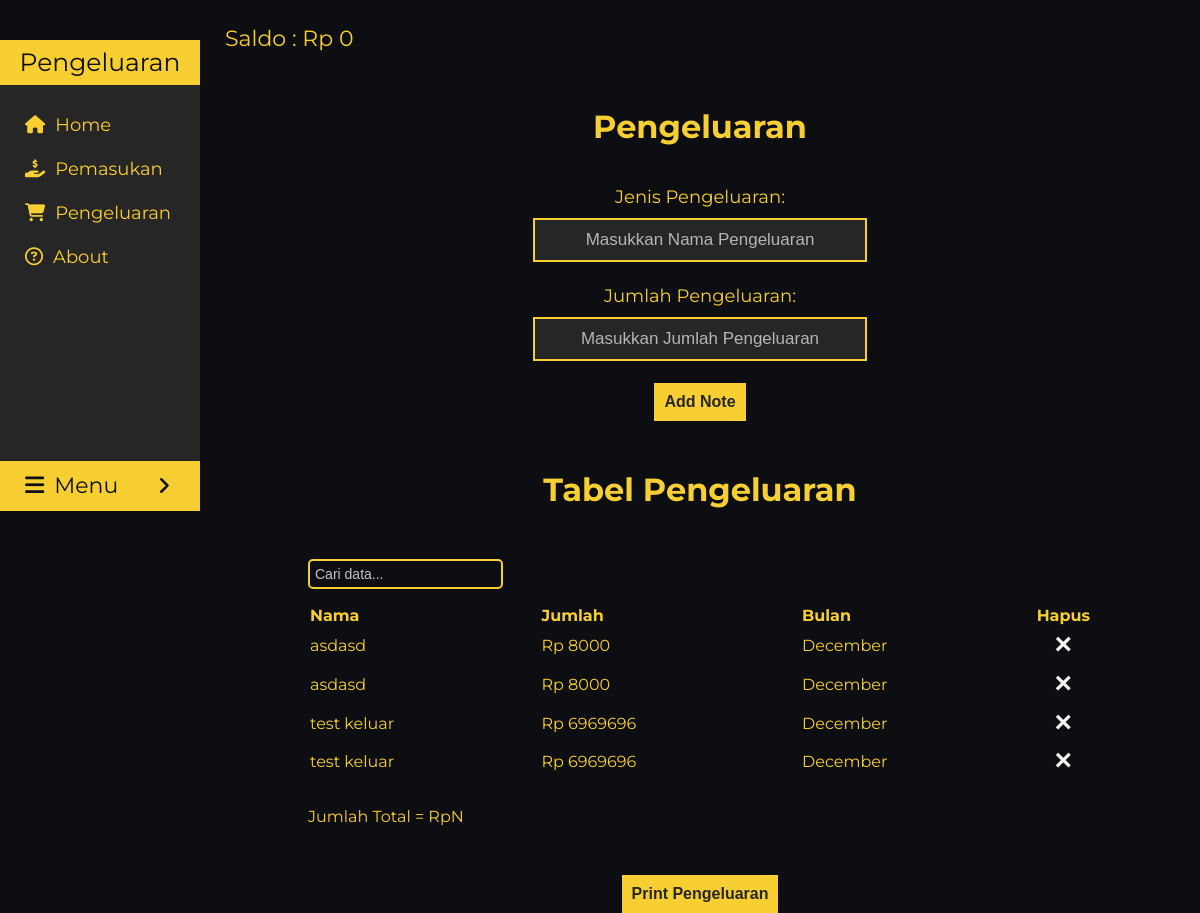
Page /pengeluaran (signed in) on the committed database.
### DUIT/models.py (models this page shows)
class Note1(db.Model):
    id = db.Column(db.Integer, primary_key=True)
    data1 = db.Column(db.String(10000))
    jumlah1 = db.Column(db.Integer())
    date = db.Column(db.DateTime(timezone=True), default=func.now())
    user_id1 = db.Column(db.Integer, db.ForeignKey('user.id'))

### DUIT/views.py (the view, shortened to what this page needs)
@views.route('/pengeluaran', methods=['GET', 'POST'])
@login_required
def pengeluaran_input():
    return render_template("pengeluaran.html", user=current_user)

### DUIT/__init__.py (called while the page is built)
def create_app():
    app = Flask(__name__)
    app.config['SECRET_KEY'] = 'LaptopAsus2022'
    app.config['SQLALCHEMY_DATABASE_URI'] = f'sqlite:///{DB_NAME}'
    db.init_app(app)
    from .views import views
    from .auth import auth
    app.register_blueprint(views, url_prefix='/')
    app.register_blueprint(auth, url_prefix='/')
    from .models import User, Note, Note1
    login_manager = LoginManager()
    login_manager.login_view = 'auth.login'
    login_manager.init_app(app)
    @login_manager.user_loader
    def load_user(id):
        return User.query.get(int(id))
    with app.app_context():
        db.create_all()
    return app

### DUIT/templates/pengeluaran.html (shortened to what this page needs)
<!DOCTYPE html>
<html lang="en" dir="ltr">
<head>
  <link rel="stylesheet" href="{{ url_for('static', filename='css/style_Main.css') }}" media="screen, print">
  <link rel="stylesheet" href="https://cdnjs.cloudflare.com/ajax/libs/font-awesome/5.15.3/css/all.min.css" />
  <link href='https://unpkg.com/boxicons@2.0.7/css/boxicons.min.css' rel='stylesheet'>
</head>
<body>
  <div class="wrapper">
    <div id="page-sidebar">
      <div class="sidebar">
        <header>Pengeluaran</header>
        <div class="sidemenu">
          <div class="item"><a href="/"><i class="fas fa-home icon"></i>Home</a></div>
          <div class="item"><a href="/pemasukan"><i class="fa-solid fa-hand-holding-dollar icon"></i>Pemasukan</a></div>
          <div class="item"><a href="/pengeluaran"><i class="fa-solid fa-cart-shopping icon"></i>Pengeluaran</a></div>
          <div class="last-menu item"><a href="/about"><i class="fa-regular fa-circle-question icon"></i>About</a></div>
          <div class="item">
            <a class="sub-btn"><i class="fa-solid fa-bars icon"></i>Menu<i class="fas fa-angle-right dropdown"></i></a>
          </div>
        </div>
      </div>
    </div>
    <div id="dvContainer" class="home">
      <p id="saldo"></p>
      <div class="inputan">
        <h1>Pengeluaran</h1>
        <form method="POST">
          <div class="form-group form-1">
            <div class="note1">Jenis Pengeluaran:</div>
          </div>
          <div class="kolom_input">
            <input type="note1" class="form-control" id="note1" placeholder="Masukkan Nama Pengeluaran" name="note1">
          </div>
          <div class="form-group form-1">
            <div class="jumlah1">Jumlah Pengeluaran:</div>
          </div>
          <div class="kolom_input">
            <input type="jumlah1" class="form-control" id="jumlah1" placeholder="Masukkan Jumlah Pengeluaran"
              name="jumlah1">
          </div>
      </div>
      <br />
      <div class="tombol-add">
        <button type="submit" class="btn btn-primary">Add Note</button>
      </div>
      <div class="page-table">
        <h1>Tabel Pengeluaran</h1>
        <input type="text" id="searchInput" onkeyup="searchTable()" placeholder="Cari data...">
        <ul class="list-group list-group-flush" id="notes">
          <li class="list-group-item">
            <table id="table2" class="data-table">
              <tr>
                <th>Nama</th>
                <th>Jumlah</th>
                <th>Bulan</th>
                <th style="width:5%">Hapus</th>
              </tr>
              {% for note1 in user.notes1 %}
              <tr>
                <td>{{ note1.data1 }}</td>
                <td class="rupiah">{{ note1.jumlah1 }}</td>
                <td>{{ note1.date.strftime("%B") }}</td>
                <td>
                  <button type="button" class="close" onClick="deleteNote({{ note1.id }})">
                    <span aria-hidden="true">&times;</span>
                  </button>
                </td>
              </tr>
              {% endfor %}
          </li>
          <span id="val2">error</span>
      </div>
      <input class="no-print" type="button" value="Print Pengeluaran" id="btnPrint" />
    </div>
  </div>
</body>
</html>

### DUIT/static/css/style_Main.css (style rules this page uses)
* { padding: 0; margin: 0; list-style: none; text-decoration: none; }
:root { --bg-utama: #0c0e12; --bg-kedua: #262626; --kuning: #f8cf32; --font-kuning: #f8cf32; --font-putih: #f2f2f2; }
body { background:var(--bg-utama) }
.home { text-align: justify; margin-left: 210px; margin-right: 10px; }
.wrapper { font-family: 'Montserrat', sans-serif; float: left; width: 100%; position: relative; }
#page-sidebar { height: 100px; height: 10em; height: 99vh; width: 200px; float: left; position: relative; margin-right: -100%; z-index: 160; min-height: 100px; transition: .9s; }
.sidebar { background-color: var(--bg-kedua); width: 200px; left: 0; top: 0; list-style: none; list-style-position: initial; list-style-image: initial; list-style-type: none; margin-top: 40px; min-height: 100px; border-radius: 0px 0px 0px 0px; overflow-y: auto; transition: .9s; }
.sidebar header { text-transform: capitalize; font-size: 25px; color: var(--bg-utama); line-height: 25px; text-align: center; user-select: none; padding: 10px 10px 10px 10px; margin-bottom: 20px; background-color: var(--kuning); border-radius: 0px 0px 0px 0px; }
.sidebar .sidemenu .item { position: relative; cursor: pointer; }
.item a { text-decoration: none; line-height: 40px; font-size: 18px; color: var(--font-kuning); padding-left: 25px; transition: .6s; display: block; }
.last-menu { margin-bottom: 180px; }
.icon { margin-right: 10px; margin-bottom: 15px; }
.sidebar .item .sub-btn { user-select: none; text-transform:capitalize; font-size: 22px; color: var(--bg-utama); line-height: 30px; text-align: justify; padding: 10px 0px 0px 25px; background-color: var(--kuning); }
.sidebar .item a .dropdown { font-size: 20px; position: absolute; right: 25px; margin: 5px; transition: 0.5s ease; }
.inputan { width: 100%; }
.inputan h1 { font-weight: bolder; color: var(--font-kuning); text-align: center; margin-top: 10vh; margin-bottom: 5vh; }
.inputan .form-group { font-size: 18px; margin-top: 20px; color: var(--font-kuning); text-align: center; margin-bottom: 10px; }
.kolom_input { text-align: center; }
.kolom_input input { text-align: center; height: 40px; width: 300px; padding: 0 15px; font-size: 17px; margin-bottom: 0.2rem; border: 2px solid var(--kuning); outline: none; background-color: var(--bg-kedua); color: var(--font-kuning); }
.kolom_input input::placeholder { color: var(--font-putih); opacity: 70%; }
.tombol-add button { font-weight: bolder; font-size: 16px; background: var(--kuning); color:var(--bg-kedua); display: block; margin: 0 auto; margin-bottom: 5%; padding: 10px; transition: .5s; border: none; }
.page-table { margin-left: 10%; margin-right: 10%; justify-content: center; align-items: center; color: var(--font-kuning); }
#btnPrint { font-weight: bolder; font-size: 16px; background: var(--kuning); color:var(--bg-kedua); display: block; margin: 0 auto; margin-top: 5%; padding: 10px; transition: .5s; border: none; }
.page-table h1 { text-align: center; margin: 25px 0 50px 0; }
.page-table ul { list-style: none; list-style-position: none; list-style-image: none; list-style-type: none; }
.note1 { color: var(--font-kuning); }
.data-table { margin-bottom: 25px; }
.page-table .close { font-weight: bolder; font-size: 30px; border: none; background: none; color: var(--font-putih); display: block; margin: 0 auto; margin-bottom: 5%; transition: .5s; }
.rupiah::before { content: "Rp "; }
#saldo { font-size: 22px; color: var(--font-kuning); position: relative; top: 25px; margin-left: 15px; }
#searchInput { color: var(--font-kuning); background: none; border-radius: 5px; border: 2px solid var(--kuning); padding: 5px 5px 5px 5px; margin-bottom: 15px; font-size: 14px; font-weight: 200; }
#searchInput::placeholder { color: var(--font-putih); opacity: .8; }

### rows in the picture
Note1: data1 "asdasd", jumlah1 "8000", date "December"
Note1: data1 "asdasd", jumlah1 "8000", date "December"
Note1: data1 "test keluar", jumlah1 "6969696", date "December"
Note1: data1 "test keluar", jumlah1 "6969696", date "December"
